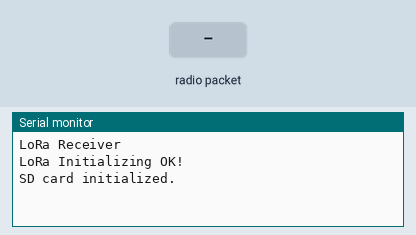
Simulated run of this sketch. Board: Arduino Uno, built with avr-gcc and run on an emulated ATmega328P. Parts: the last lines printed to the serial monitor. The inputs (shaded band) are chosen by the test bench. Storage starts empty; no radio packets arrive unless stated.

Above: at 1.2 s.
1.3 s: radio packet "1" arrives
At 2.5 s:
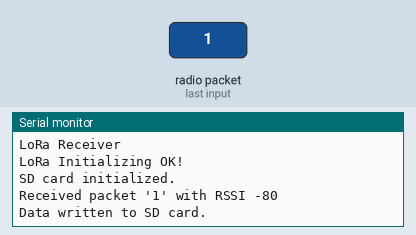
2.8 s: radio packet "0" arrives
At 3.7 s:
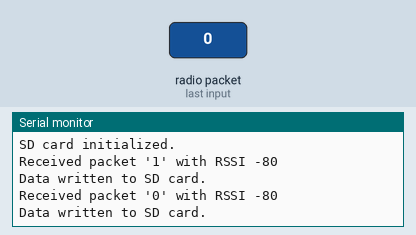
4.3 s: radio packet "2" arrives
At 4.8 s:
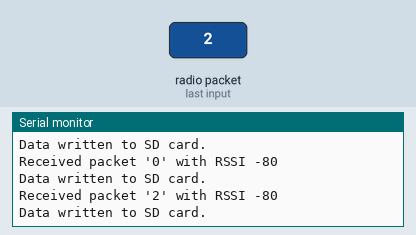

The sketch:

Lora_Rx_sd_card.ino
```cpp
// (licence header left out)
#include <SPI.h>
#include <LoRa.h>
#include <SD.h>

// define the pins used by the transceiver module
#define ss 4
#define rst 14
#define dio0 2

void setup() {
  // initialize Serial Monitor
  Serial.begin(115200);
  while (!Serial);
  Serial.println("LoRa Receiver");

  // setup LoRa transceiver module
  LoRa.setPins(ss, rst, dio0);

  // replace the LoRa.begin(---E-) argument with your location's frequency
  // 433E6 for Asia
  // 866E6 for Europe
  // 915E6 for North America
  while (!LoRa.begin(866E6)) {
    Serial.println(".");
    delay(500);
  }

  // Change sync word (0xF3) to match the receiver
  // The sync word assures you don't get LoRa messages from other LoRa transceivers
  // ranges from 0-0xFF
  LoRa.setSyncWord(0xF3);
  Serial.println("LoRa Initializing OK!");

  // initialize SD card
  if (!SD.begin()) {
    Serial.println("SD card initialization failed!");
    while (true); // Halt the program if SD card initialization fails
  }
  Serial.println("SD card initialized.");
}

void loop() {
  // try to parse packet
  int packetSize = LoRa.parsePacket();
  if (packetSize) {
    // received a packet
    Serial.print("Received packet '");

    // read packet
    String LoRaData = "";
    while (LoRa.available()) {
      LoRaData += (char)LoRa.read();
    }
    Serial.print(LoRaData);

    // print RSSI of packet
    Serial.print("' with RSSI ");
    Serial.println(LoRa.packetRssi());

    // store the received message in the SD card
    File dataFile = SD.open("/datalog.txt", FILE_WRITE);
    if (dataFile) {
      dataFile.println(LoRaData);
      dataFile.close();
      Serial.println("Data written to SD card.");
    } else {
      // If file didn't open, handle silently or retry logic can be added here
      // Uncomment below line to retry (optional)
      // loop();
    }
  }
}
```

Measured:
- after the input at 1.3 s, the serial monitor: prints a new line at once (image 1)
- after the input at 2.8 s, the serial monitor: prints a new line at once (image 2)
- after the input at 4.3 s, the serial monitor: prints a new line at once (image 3)
